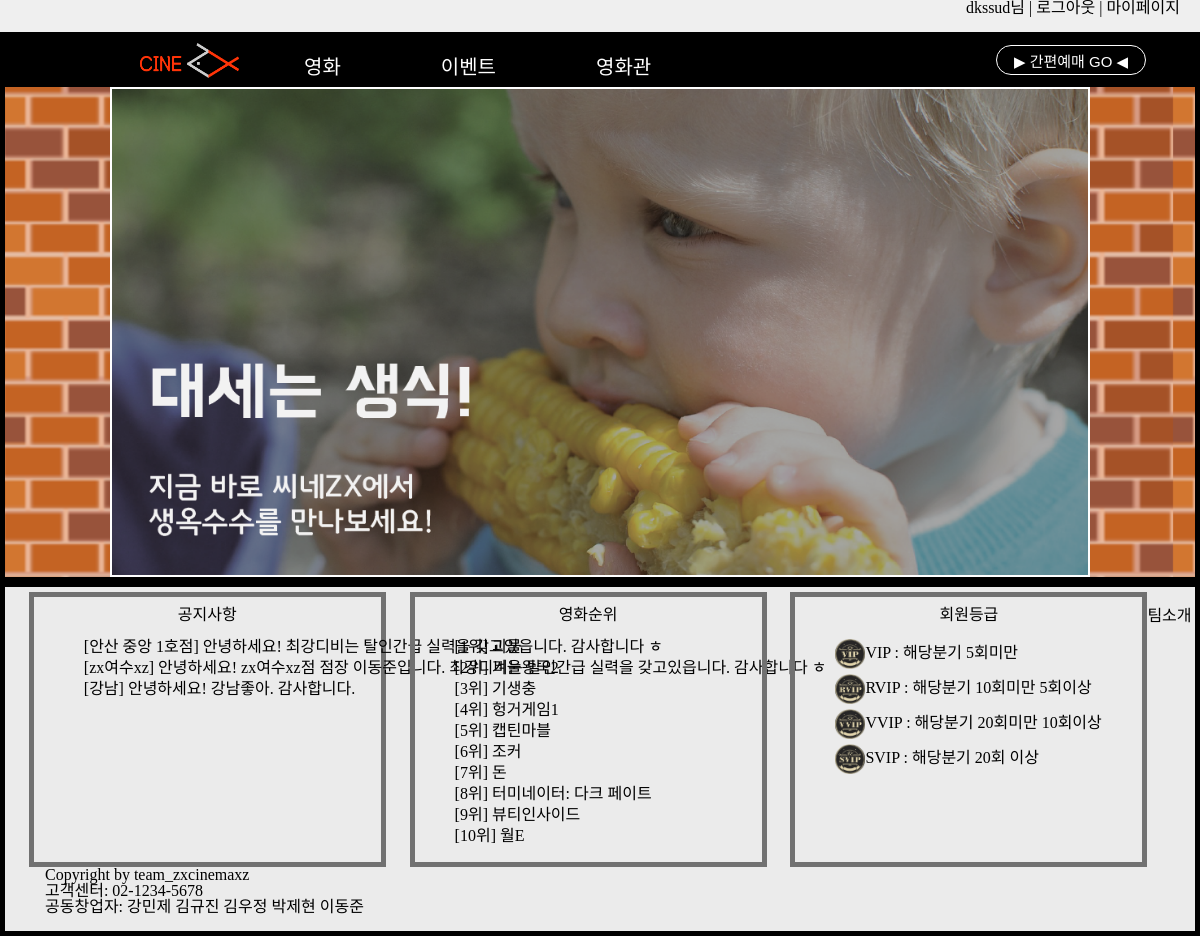
Page /webpage/component/common/cinema_test.php (signed in) on the committed database.
### tables this page shows
CREATE TABLE NOTICE(
  notice_id INT unsigned  auto_increment not NULL,
  cinema_id INT unsigned not null,
  notice_title  varchar(50) not null,
  content text(255) not null,
  notice_date timestamp not NULL default current_timestamp,
  CONSTRAINT PK_NOTICE PRIMARY KEY(notice_id),
  CONSTRAINT FK_NOTICE FOREIGN KEY(cinema_id)
  REFERENCES Cinema(cinema_id) ON UPDATE CASCADE ON DELETE RESTRICT
);

CREATE TABLE Cinema (
    cinema_id int unsigned not null,
    hp varchar(12) null,
    name varchar(50) not null,
    assets bigint unsigned not null default 0,
    area char(10) not null,
    road_address varchar(50) not null,
    detail_address varchar(50) null,
    CONSTRAINT PK_Cinema PRIMARY KEY(cinema_id)
);

CREATE TABLE Movie (
    movie_id int unsigned not null,
    movie_name char(50) not null,
    rating char(10) not null default '전체관람가',
    running_time smallint not null default 0,
    release_date date null,
    distributor varchar(50) null,
    total_audience int unsigned not null default 0,
    contents TEXT(1000)  NOT NULL,
    CONSTRAINT PK_Movie PRIMARY KEY(movie_id)
);

CREATE TABLE Customer_rank(
    rank_name  VARCHAR(10) NOT NULL,
    upgrade_standard  TEXT(1000)  NULL,
    sequence INT NOT NULL,
    CONSTRAINT PK_Customer_rank PRIMARY KEY(rank_name)
);

### webpage/component/common/cinema_test.php (the view, shortened to what this page needs)
<!DOCTYPE html>
<html>
<head>
  <link href="../../styles/common.css" type="text/css" rel="stylesheet" />
  <link href="../../styles/cinema_test_style.css" type="text/css" rel="stylesheet" />
</head>
<body>
  <header class="service_menu">
    <ul id="gnb">
      <?php include "DB_Connect.php";
      include "top_login.php";
      $conn = connect();
      ?>
    </ul>
  </header>
  <?php
  include "../common/navigator.php";
  ?>
  <?php
  for ($i = 1; $i < 7; $i++) {
    ?>
    <div class="ad">
      <div class="mySlides fade">
        <img src="../img/advertisement/ad<?= $i ?>.png" />
      </div>
    </div>
  <?php } ?>
  <div class="container">
    <div class="contents">
      <div class="contents_1">
        <a href = "" class = "notice">공지사항</a>
        <ol><MARQUEE scrolldelay="100">
          <?php
          $sql_notice = "select name,content from notice natural join cinema order by notice_date desc limit 5";
          $stmt_notice = $conn->prepare($sql_notice);
          $stmt_notice->execute();
          $result_notice = $stmt_notice->fetchAll();
          foreach ($result_notice as $key => $value) {
            ?>
            <li class="notices">[<?= $value['name'] ?>] <?= $value['content'] ?></li>
          <?php } ?>
        </MARQUEE></ol>
      </div>
      <div class="contents_2">
        <a href="movie" class="movie_rank">영화순위</a>
        <ol>
          <?php
          $sql_movieranking = "select movie_id,movie_name,total_audience from movie order by total_audience desc limit 10";
          $stmt_movieranking = $conn->prepare($sql_movieranking);
          $stmt_movieranking->execute();
          $result_movieranking = $stmt_movieranking->fetchAll();
          foreach ($result_movieranking  as $key => $value) {
            ?>
            <li class="ranking">[<?= $key + 1 ?>위] <a href="../movie/movie.php?id=<?= $value['movie_id'] ?>"><?= $value['movie_name'] ?></a></li>
          <?php } ?>
        </ol>
      </div>
      <div class="contents_3">
        <a href="" class="customer_rank">회원등급</a>
        <ol>
          <?php
          $sql_customerrank = "select rank_name,upgrade_standard from customer_rank order by sequence";
          $stmt_customerrank = $conn->prepare($sql_customerrank);
          $stmt_customerrank->execute();
          $result_customerrank = $stmt_customerrank->fetchAll();
          foreach ($result_customerrank  as $key => $value) {
            ?>
            <li class="ranking"><img src="../img/rank/<?= $value['rank_name'] ?>.png"><?= $value['rank_name'] ?> : <?= $value['upgrade_standard'] ?></li>
          <?php } ?>
        </ol>
      </div>
    </div>
    <?php
  include "../common/footer.php";
  ?>
  </div>
</body>
</html>

### webpage/component/common/top_login.php (shortened to what this page needs)
<link href="../../styles/common.css" type="text/css" rel="stylesheet" />
<?php
if (!isset($_SESSION['id'])) {
  ?>
  <p><a href="../login/login.php">로그인</a> |
    <a href="../login/register.php">회원가입</a></p>
<?php
} else {
  ?>
  <p><?= $_SESSION['id'] ?>님</a> |
    <a href="../login/logout.php">로그아웃</a> |
    <a href="../mypage/mypage_home.php">마이페이지</a>
  </p>
<?php
}
?>

### webpage/component/common/navigator.php (shortened to what this page needs)
<link href="../../styles/navigator.css" type="text/css" rel="stylesheet" />
<nav class="navbar">
  <a href="../common/cinema_test.php"><img src="../img/logo.png"></a>
  <div class="dropdown">
    <button class="dropbtn" id="first">영화
    </button>
  </div>
  <div class="dropdown" id="second">
    <button class="dropbtn">이벤트
    </button>
  </div>
  <div class="dropdown">
    <button class="dropbtn" id="third">영화관
    </button>
  </div>
  <div class="reserve">
    <button class="reservebtn" onclick="location.href = '../purchase/purchase.php'">
      ▶︎ 간편예매 GO ◀︎
    </button>
  </div>
</nav>

### webpage/component/common/footer.php
<link href="#" type="text/css" rel="stylesheet" />
<div id="footer">
  <ul>
    <li>팀소개</li>
    <li>Copyright by team_zxcinemaxz</li>
    <li>고객센터: 02-1234-5678</li>
    <li>공동창업자: 강민제 김규진 김우정 박제현 이동준</li>
  </ul>
</div>

### webpage/styles/common.css (style rules this page uses)
body { line-height: 1; background-color: rgb(235, 235, 235); }
body, html { margin: 0; font-family: "Poor Story", cursive; }
ol, ul { list-style: none; }
.service_menu { padding-right: 20px; font-family: "Poor Story", cursive; background-color: #efefef; overflow: hidden; }
.service_menu ul { list-style: none; margin: 0; padding: 0; float: right; text-align: center; }
#gnb a { text-decoration: none; }
#gnb p { margin-top: 0; }

### webpage/styles/cinema_test_style.css (style rules this page uses)
.ad { padding-bottom: 10px; height: 500px; border: 5px solid black; text-align: center; background: url("../component/img/advertisement/bg1.png"); background-size: contain; background-repeat: repeat-x; }
a:link { color: black; text-decoration: none; }
.container { border: 5px solid black; margin-left: auto; margin-right: auto; overflow: hidden; float: center; }
.contents { padding-top: 5px; width: 100%; float: center; }
.contents_1 ol { padding-left: 50px; padding-right: 50px; }
.contents_1, .contents_2, .contents_3 { padding-top: 10px; width: 30%; min-height: 275px; border: 5px solid #717171; float: left; text-align: center; margin-left: 2%; }
.ad img { border: solid 2px white; width: 980px; height: 490px; }
* { box-sizing: border-box; }
body { font-family: Verdana, sans-serif; }
.ad { display: none; }
img { vertical-align: middle; }
.fade { -webkit-animation-name: fade; -webkit-animation-duration: 1.5s; animation-name: fade; animation-duration: 1.5s; }
.notices, .ranking { margin-bottom: 5px; width: inherit; text-align: left; white-space: nowrap; }
.ranking img { width: 30px; height: 30px; }

### webpage/styles/navigator.css (style rules this page uses)
.navbar img { margin-left: 120px; float: left; width: 100px; height: 35px; }
.navbar { height: 50px; overflow: hidden; background-color: black; font-family: Arial; border: 4px solid black; }
#first { margin-left: none; }
#third { border: none; }
.navbar a { float: left; font-size: 16px; color: white; text-align: center; padding: 7px 15px; text-decoration: none; }
.dropdown { margin-left: 0px; float: left; overflow: hidden; }
.dropdown .dropbtn { margin-left: 5px; font-size: 20px; border-top: none; border-left: none; border-right: none; border-bottom: none; outline: none; color: white; padding: 15px 50px; background-color: inherit; font-family: inherit; margin: 0; }
.reservebtn { margin-right: 50px; float: right; font-size: 15px; color: white; background-color: black; border: 1px solid white; border-radius: 20px; width: 150px; height: 30px; margin-top: 9px; margin-bottom: 9px; font-family: inherit; }

### rows in the picture
notice: cinema.name "안산 중앙 1호점", content "안녕하세요! 최강디비는 탈인간급 실력을 갖고있읍니다. 감사합니다 ㅎ"
notice: cinema.name "zx여수xz", content "안녕하세요! zx여수xz점 점장 이동준입니다. 최강디비는 탈인간급 실력을 갖고있읍니다. 감사합니다 ㅎ"
notice: cinema.name "강남", content "안녕하세요! 강남좋아. 감사합니다."
movie: movie_name "괴물"
movie: movie_name "겨울왕국2"
movie: movie_name "기생충"
movie: movie_name "헝거게임1"
movie: movie_name "캡틴마블"
movie: movie_name "조커"
movie: movie_name "돈"
movie: movie_name "터미네이터: 다크 페이트"
movie: movie_name "뷰티인사이드"
movie: movie_name "월E"
customer_rank: shows a picture, rank_name "VIP", upgrade_standard "해당분기 5회미만"
customer_rank: rank_name (picture), rank_name "RVIP", upgrade_standard "해당분기 10회미만 5회이상"
customer_rank: rank_name (picture), rank_name "VVIP", upgrade_standard "해당분기 20회미만 10회이상"
customer_rank: rank_name (picture), rank_name "SVIP", upgrade_standard "해당분기 20회 이상"

### other values in the picture
$_SESSION['id'] "dkssud"
